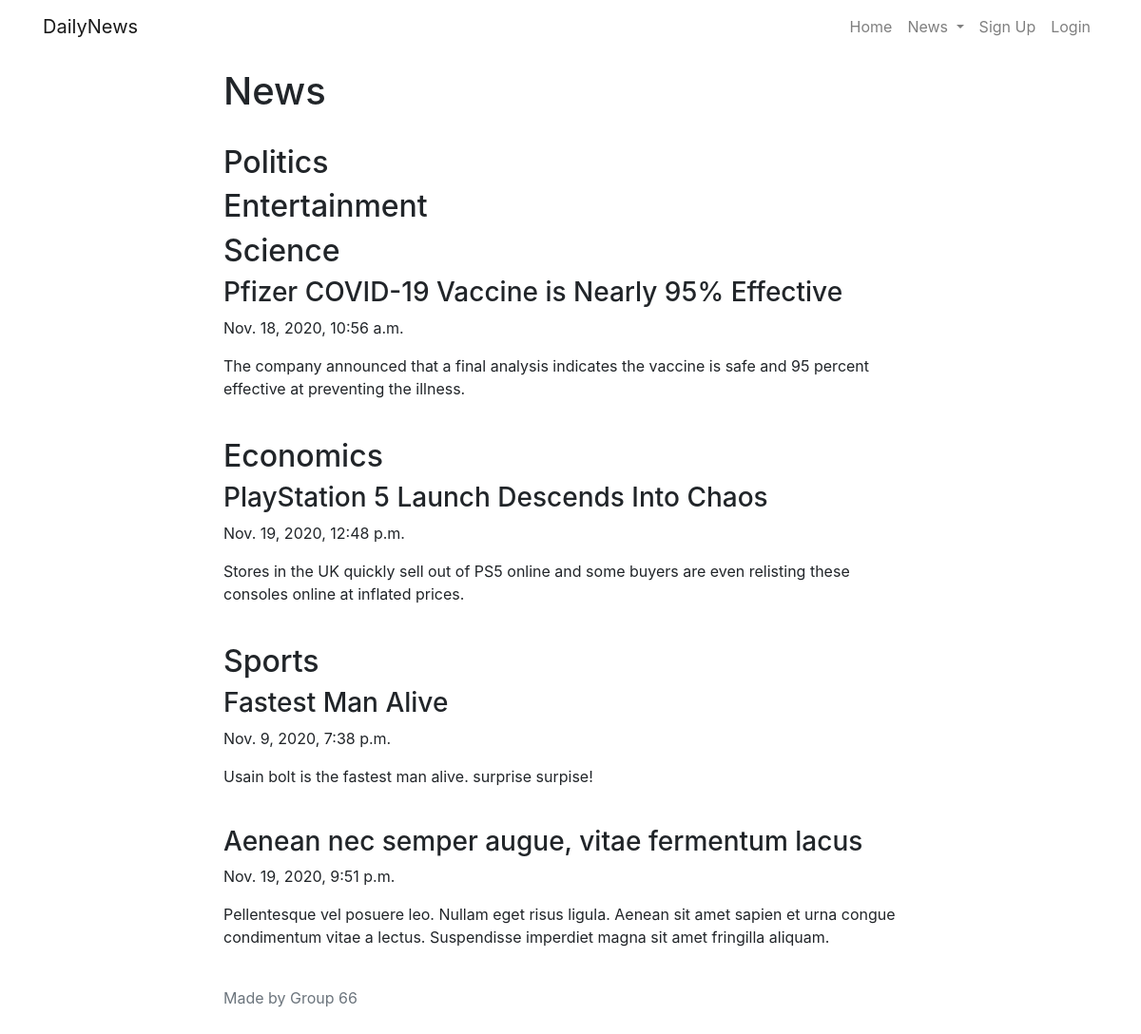
Page /news/ on the committed database.
### news/models.py (models this page shows, shortened)
class Category(models.Model):
    name = models.CharField(max_length = 50)

class Article(models.Model):
    title = models.CharField(max_length = 150)
    body = models.TextField(max_length = 3000)
    pub_Date = models.DateTimeField()
    category = models.ForeignKey( to=Category,related_name='articles',on_delete=models.CASCADE)

### news/views.py (the view)
# urls.py: path('', views.index, name='index'),
def index(request):
    articles = Article.objects.all()
    categories = Category.objects.all()
    if 'username' in request.session:
        context = {'articles': articles , 'categories':categories,'username': request.session['username'] ,'loggedin': True}
    else:
        context = {'articles': articles , 'categories':categories}
    return render(request,'news/index.html', context)

### news/templates/news/index.html
{% extends "news/base.html"%}
{% block content %}
      <div>
        <h1>News</h1>
        <br>
        <div id="showmain">
          {% if articles %}
            {% for c in categories %}
              <h2>{{c.name}}</h2>
                {% for a in c.articles.all %}
                  <h3>{{a.title}}</h3>
                  <p>{{a.pub_Date}}</p>
                  <p>{{a.body}}</p>
                  <br>
                {% endfor %}
            {% endfor %}
          {% else %}
            <p>No articles are available.</p>
          {% endif %}
      </div>
{% endblock %}

### news/templates/news/base.html (shortened to what this page needs)
{% load static %}
<!DOCTYPE html>
<html>
<head>
	<link rel="stylesheet" href="https://maxcdn.bootstrapcdn.com/bootstrap/4.0.0/css/bootstrap.min.css">
</head>
<body>
	<nav class="navbar navbar-expand-lg navbar-light fixed-top" id="mainNav">
		<div class="container">
			<a class="navbar-brand" href="{% url 'index' %}">DailyNews</a>
			<div class="collapse navbar-collapse" id="navbarResponsive">
				<ul class="navbar-nav ml-auto">
					<li class="nav-item">
						<a class="nav-link" href="{% url 'index' %}">Home</a>
					</li>
					<li class="nav-item dropdown">
						<a class="nav-link dropdown-toggle" href="#" id="navbarDropdown" role="button" data-toggle="dropdown" aria-haspopup="true" aria-expanded="false">
							News
						</a>
					</li>
					{%if loggedin%}
					<li class="nav-item">
						<a class="nav-link" href="{% url 'logout' %}">Log out</a>
					</li>
					<li class="nav-item">
						<a class="nav-link" href="{% url 'viewProfile' %}">Profile</a>
					</li>
					{%else%}
					<li class="nav-item">
						<a class="nav-link" href="{% url 'signup' %}">Sign Up</a>
					</li>
					<li class="nav-item">
						<a class="nav-link" href="{% url 'login' %}">Login</a>
					</li>
					{%endif%}
				</ul>
			</div>
		</div>
	</nav>
	<br>
	<br>
	<br>
	<article>
    <div class="container">
      <div class="row">
        <div class="col-lg-8 col-md-10 mx-auto">
					{% block content %}
					{% endblock %}
				</div>
			</div>
		</div>
	</article>
		<footer>
	    <div class="container">
	      <div class="row">
	        <div class="col-lg-8 col-md-10 mx-auto">
						<p class="copyright text-muted">Made by Group 66 </p>
	        </div>
	      </div>
	    </div>
	  </footer>
	<br>
</body>
</html>

### rows in the picture
Category: name "Politics"
Category: name "Entertainment"
Category: name "Science"
Article: title "Pfizer COVID-19 Vaccine is Nearly 95% Effective", pub_Date "Nov. 18, 2020, 10:56 a.m.", body "The company announced that a final analysis indicates the vaccine is safe and 95 percent effective at preventing the illness."
Category: name "Economics"
Article: title "PlayStation 5 Launch Descends Into Chaos", pub_Date "Nov. 19, 2020, 12:48 p.m.", body "Stores in the UK quickly sell out of PS5 online and some buyers are even relisting these consoles online at inflated prices."
Category: name "Sports"
Article: title "Fastest Man Alive", pub_Date "Nov. 9, 2020, 7:38 p.m.", body "Usain bolt is the fastest man alive. surprise surpise!"
Article: title "Aenean nec semper augue, vitae fermentum lacus", pub_Date "Nov. 19, 2020, 9:51 p.m.", body "Pellentesque vel posuere leo. Nullam eget risus ligula. Aenean sit amet sapien et urna congue condimentum vitae a lectus. Suspendisse imperdiet magna sit amet fringilla aliquam."
